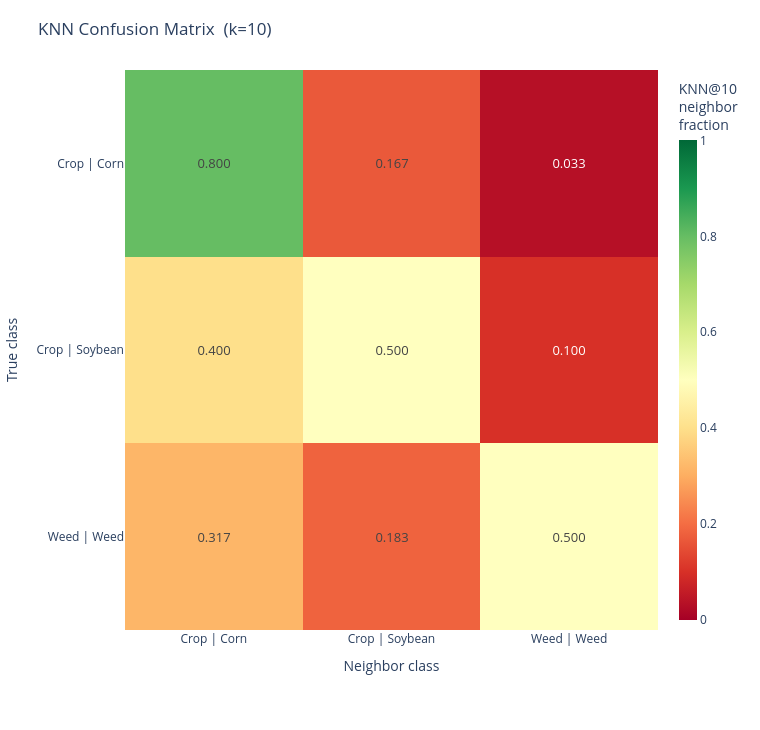
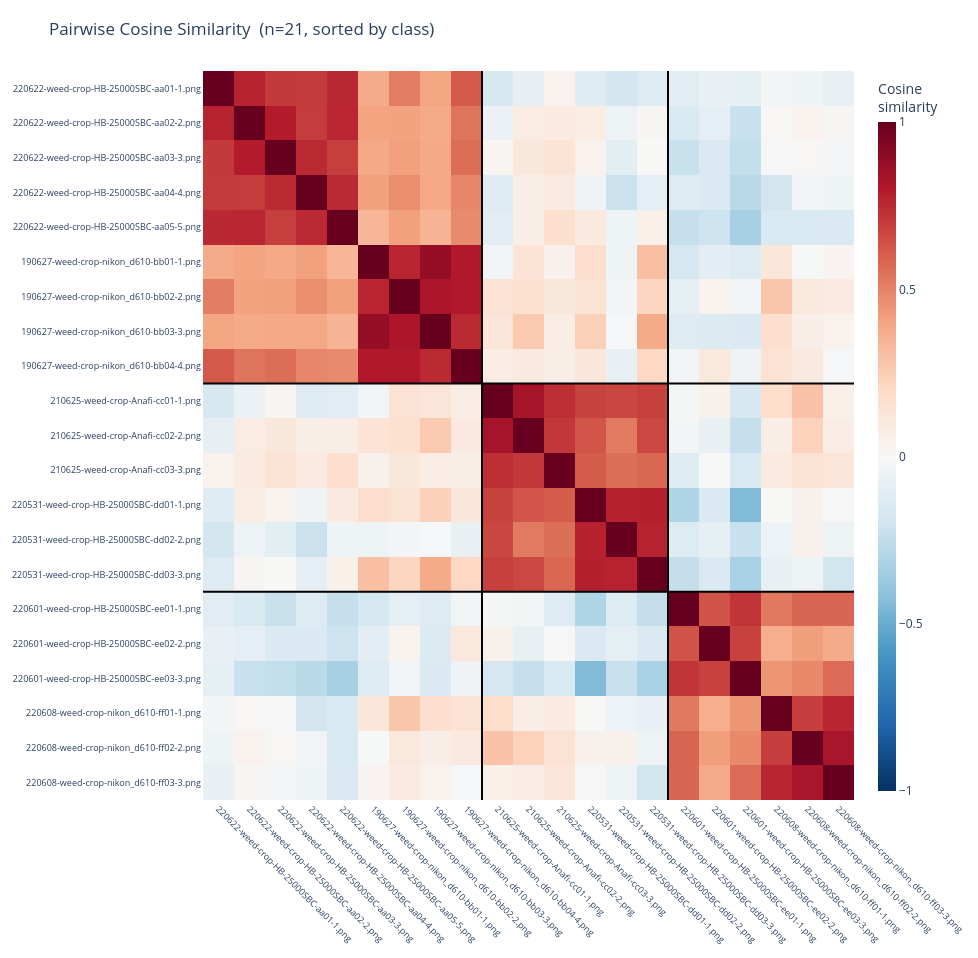
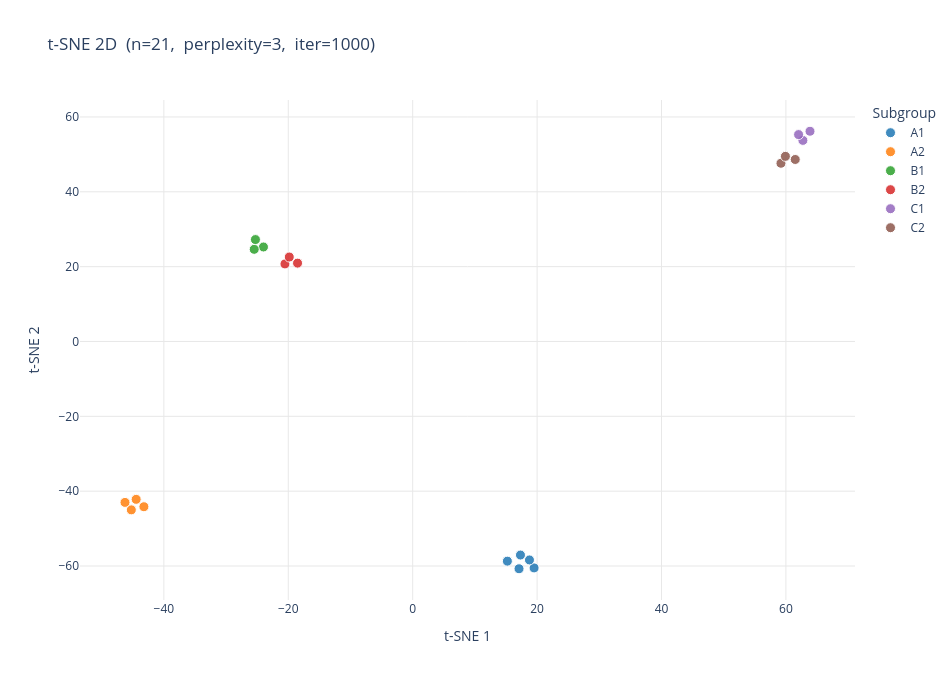

Notebook code cell kept with these figures, in order:
### Markdown cell above
### Visualizations

All plots are interactive — hover for details, click legend entries to toggle classes.

### Code cell
plot_knn_confusion(result_p2p, output_path=None)
plot_cosine_similarity(embeddings_p2p, result_p2p, output_path=None)
plot_tsne(embeddings_p2p, result_p2p, dimensions=2, output_path=None)

### Figure 1 — Plotly figure (JSON) as saved in the notebook; plotly's stock layout.template omitted (floating-point values rounded to 4 significant figures)
{"data": [{"colorbar": {"thickness": 18, "title": {"text": "KNN@10<br>neighbor<br>fraction"}}, "colorscale": [[0, "rgb(165,0,38)"], [0.1, "rgb(215,48,39)"], [0.2, "rgb(244,109,67)"], [0.3, "rgb(253,174,97)"], [0.4, "rgb(254,224,139)"], [0.5, "rgb(255,255,191)"], [0.6, "rgb(217,239,139)"], [0.7, "rgb(166,217,106)"], [0.8, "rgb(102,189,99)"], [0.9, "rgb(26,152,80)"], [1, "rgb(0,104,55)"]], "hovertemplate": "True class: <b>%{y}</b><br>Neighbor class: <b>%{x}</b><br>Fraction: %{z:.4f}<extra></extra>", "text": [["0.800", "0.167", "0.033"], ["0.400", "0.500", "0.100"], ["0.317", "0.183", "0.500"]], "textfont": {"size": 13}, "texttemplate": "%{text}", "type": "heatmap", "x": ["Crop | Corn", "Crop | Soybean", "Weed | Weed"], "y": ["Crop | Corn", "Crop | Soybean", "Weed | Weed"], "z": [[0.8, 0.1667, 0.03333], [0.4, 0.5, 0.1], [0.3167, 0.1833, 0.5]], "zmax": 1, "zmin": 0}], "layout": {"height": 730, "margin": {"b": 100, "l": 120, "r": 60, "t": 70}, "paper_bgcolor": "white", "plot_bgcolor": "white", "title": {"font": {"size": 17}, "text": "KNN Confusion Matrix  (k=10)"}, "width": 760, "xaxis": {"side": "bottom", "tickfont": {"size": 12}, "title": {"text": "Neighbor class"}}, "yaxis": {"autorange": "reversed", "tickfont": {"size": 12}, "title": {"text": "True class"}}}}

### Figure 2 — Plotly figure (JSON) as saved in the notebook; plotly's stock layout.template omitted (floating-point values rounded to 4 significant figures; data arrays with more than 128 entries replaced by an {"elided": "..."} marker saying what was removed)
{"data": [{"colorbar": {"thickness": 18, "title": {"text": "Cosine<br>similarity"}}, "colorscale": [[0, "rgb(5,48,97)"], [0.1, "rgb(33,102,172)"], [0.2, "rgb(67,147,195)"], [0.3, "rgb(146,197,222)"], [0.4, "rgb(209,229,240)"], [0.5, "rgb(247,247,247)"], [0.6, "rgb(253,219,199)"], [0.7, "rgb(244,165,130)"], [0.8, "rgb(214,96,77)"], [0.9, "rgb(178,24,43)"], [1, "rgb(103,0,31)"]], "hovertemplate": "Row: %{y}<br>Col: %{x}<br>Cosine similarity: %{z:.4f}<extra></extra>", "type": "heatmap", "x": ["220622-weed-crop-HB-25000SBC-aa01-1.png", "220622-weed-crop-HB-25000SBC-aa02-2.png", "220622-weed-crop-HB-25000SBC-aa03-3.png", "220622-weed-crop-HB-25000SBC-aa04-4.png", "220622-weed-crop-HB-25000SBC-aa05-5.png", "190627-weed-crop-nikon_d610-bb01-1.png", "190627-weed-crop-nikon_d610-bb02-2.png", "190627-weed-crop-nikon_d610-bb03-3.png", "190627-weed-crop-nikon_d610-bb04-4.png", "210625-weed-crop-Anafi-cc01-1.png", "210625-weed-crop-Anafi-cc02-2.png", "210625-weed-crop-Anafi-cc03-3.png", "220531-weed-crop-HB-25000SBC-dd01-1.png", "220531-weed-crop-HB-25000SBC-dd02-2.png", "220531-weed-crop-HB-25000SBC-dd03-3.png", "220601-weed-crop-HB-25000SBC-ee01-1.png", "220601-weed-crop-HB-25000SBC-ee02-2.png", "220601-weed-crop-HB-25000SBC-ee03-3.png", "220608-weed-crop-nikon_d610-ff01-1.png", "220608-weed-crop-nikon_d610-ff02-2.png", "220608-weed-crop-nikon_d610-ff03-3.png"], "y": ["220622-weed-crop-HB-25000SBC-aa01-1.png", "220622-weed-crop-HB-25000SBC-aa02-2.png", "220622-weed-crop-HB-25000SBC-aa03-3.png", "220622-weed-crop-HB-25000SBC-aa04-4.png", "220622-weed-crop-HB-25000SBC-aa05-5.png", "190627-weed-crop-nikon_d610-bb01-1.png", "190627-weed-crop-nikon_d610-bb02-2.png", "190627-weed-crop-nikon_d610-bb03-3.png", "190627-weed-crop-nikon_d610-bb04-4.png", "210625-weed-crop-Anafi-cc01-1.png", "210625-weed-crop-Anafi-cc02-2.png", "210625-weed-crop-Anafi-cc03-3.png", "220531-weed-crop-HB-25000SBC-dd01-1.png", "220531-weed-crop-HB-25000SBC-dd02-2.png", "220531-weed-crop-HB-25000SBC-dd03-3.png", "220601-weed-crop-HB-25000SBC-ee01-1.png", "220601-weed-crop-HB-25000SBC-ee02-2.png", "220601-weed-crop-HB-25000SBC-ee03-3.png", "220608-weed-crop-nikon_d610-ff01-1.png", "220608-weed-crop-nikon_d610-ff02-2.png", "220608-weed-crop-nikon_d610-ff03-3.png"], "z": {"elided": "21x21 float values"}, "zmax": 1, "zmin": -1}], "layout": {"height": 958, "margin": {"b": 140, "l": 140, "r": 60, "t": 70}, "paper_bgcolor": "white", "plot_bgcolor": "white", "shapes": [{"line": {"color": "black", "width": 2}, "type": "line", "x0": 8.5, "x1": 8.5, "y0": -0.5, "y1": 20.5}, {"line": {"color": "black", "width": 2}, "type": "line", "x0": -0.5, "x1": 20.5, "y0": 8.5, "y1": 8.5}, {"line": {"color": "black", "width": 2}, "type": "line", "x0": 14.5, "x1": 14.5, "y0": -0.5, "y1": 20.5}, {"line": {"color": "black", "width": 2}, "type": "line", "x0": -0.5, "x1": 20.5, "y0": 14.5, "y1": 14.5}], "title": {"font": {"size": 17}, "text": "Pairwise Cosine Similarity  (n=21, sorted by class)"}, "width": 978, "xaxis": {"tickangle": 45, "tickfont": {"size": 9}}, "yaxis": {"autorange": "reversed", "tickfont": {"size": 9}}}}

### Figure 3 — Plotly figure (JSON) as saved in the notebook; plotly's stock layout.template omitted (floating-point values rounded to 4 significant figures)
{"data": [{"hovertemplate": "%{text}<extra>A1</extra>", "marker": {"color": "#1f77b4", "line": {"color": "white", "width": 1}, "opacity": 0.85, "size": 10}, "mode": "markers", "name": "A1", "text": ["instances/A1/220622-weed-crop-HB-25000SBC-aa01-1.png", "instances/A1/220622-weed-crop-HB-25000SBC-aa02-2.png", "instances/A1/220622-weed-crop-HB-25000SBC-aa03-3.png", "instances/A1/220622-weed-crop-HB-25000SBC-aa04-4.png", "instances/A1/220622-weed-crop-HB-25000SBC-aa05-5.png"], "type": "scatter", "x": [19.52, 18.77, 17.32, 15.22, 17.09], "y": [-60.51, -58.38, -57.07, -58.7, -60.73]}, {"hovertemplate": "%{text}<extra>A2</extra>", "marker": {"color": "#ff7f0e", "line": {"color": "white", "width": 1}, "opacity": 0.85, "size": 10}, "mode": "markers", "name": "A2", "text": ["instances/A2/190627-weed-crop-nikon_d610-bb01-1.png", "instances/A2/190627-weed-crop-nikon_d610-bb02-2.png", "instances/A2/190627-weed-crop-nikon_d610-bb03-3.png", "instances/A2/190627-weed-crop-nikon_d610-bb04-4.png"], "type": "scatter", "x": [-44.45, -45.23, -46.25, -43.21], "y": [-42.18, -44.99, -43.0, -44.16]}, {"hovertemplate": "%{text}<extra>B1</extra>", "marker": {"color": "#2ca02c", "line": {"color": "white", "width": 1}, "opacity": 0.85, "size": 10}, "mode": "markers", "name": "B1", "text": ["instances/B1/210625-weed-crop-Anafi-cc01-1.png", "instances/B1/210625-weed-crop-Anafi-cc02-2.png", "instances/B1/210625-weed-crop-Anafi-cc03-3.png"], "type": "scatter", "x": [-23.99, -25.48, -25.28], "y": [25.25, 24.63, 27.23]}, {"hovertemplate": "%{text}<extra>B2</extra>", "marker": {"color": "#d62728", "line": {"color": "white", "width": 1}, "opacity": 0.85, "size": 10}, "mode": "markers", "name": "B2", "text": ["instances/B2/220531-weed-crop-HB-25000SBC-dd01-1.png", "instances/B2/220531-weed-crop-HB-25000SBC-dd02-2.png", "instances/B2/220531-weed-crop-HB-25000SBC-dd03-3.png"], "type": "scatter", "x": [-20.54, -18.51, -19.84], "y": [20.73, 20.94, 22.57]}, {"hovertemplate": "%{text}<extra>C1</extra>", "marker": {"color": "#9467bd", "line": {"color": "white", "width": 1}, "opacity": 0.85, "size": 10}, "mode": "markers", "name": "C1", "text": ["instances/C1/220601-weed-crop-HB-25000SBC-ee01-1.png", "instances/C1/220601-weed-crop-HB-25000SBC-ee02-2.png", "instances/C1/220601-weed-crop-HB-25000SBC-ee03-3.png"], "type": "scatter", "x": [62.73, 63.87, 62.04], "y": [53.74, 56.18, 55.29]}, {"hovertemplate": "%{text}<extra>C2</extra>", "marker": {"color": "#8c564b", "line": {"color": "white", "width": 1}, "opacity": 0.85, "size": 10}, "mode": "markers", "name": "C2", "text": ["instances/C2/220608-weed-crop-nikon_d610-ff01-1.png", "instances/C2/220608-weed-crop-nikon_d610-ff02-2.png", "instances/C2/220608-weed-crop-nikon_d610-ff03-3.png"], "type": "scatter", "x": [59.2, 61.5, 59.92], "y": [47.62, 48.64, 49.47]}], "layout": {"height": 680, "legend": {"font": {"size": 12}, "title": {"text": "Subgroup"}}, "paper_bgcolor": "white", "plot_bgcolor": "white", "title": {"font": {"size": 17}, "text": "t-SNE 2D  (n=21,  perplexity=3,  iter=1000)"}, "width": 950, "xaxis": {"gridcolor": "#e8e8e8", "showgrid": true, "title": {"text": "t-SNE 1"}, "zeroline": false}, "yaxis": {"gridcolor": "#e8e8e8", "showgrid": true, "title": {"text": "t-SNE 2"}, "zeroline": false}}}
